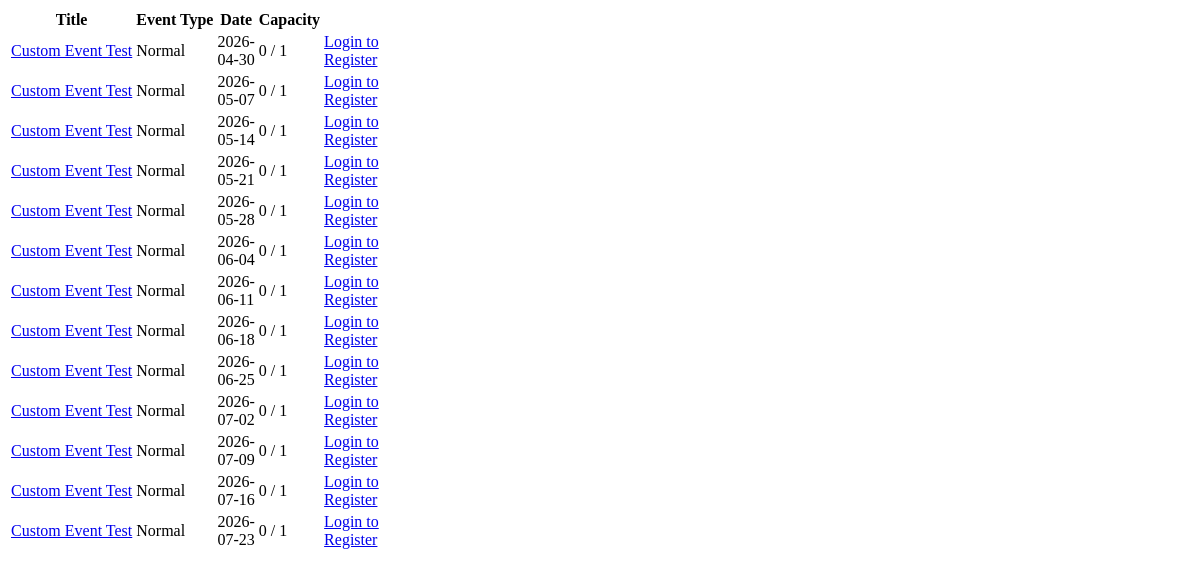
Page /unused/event-list.php on the earlier database version.
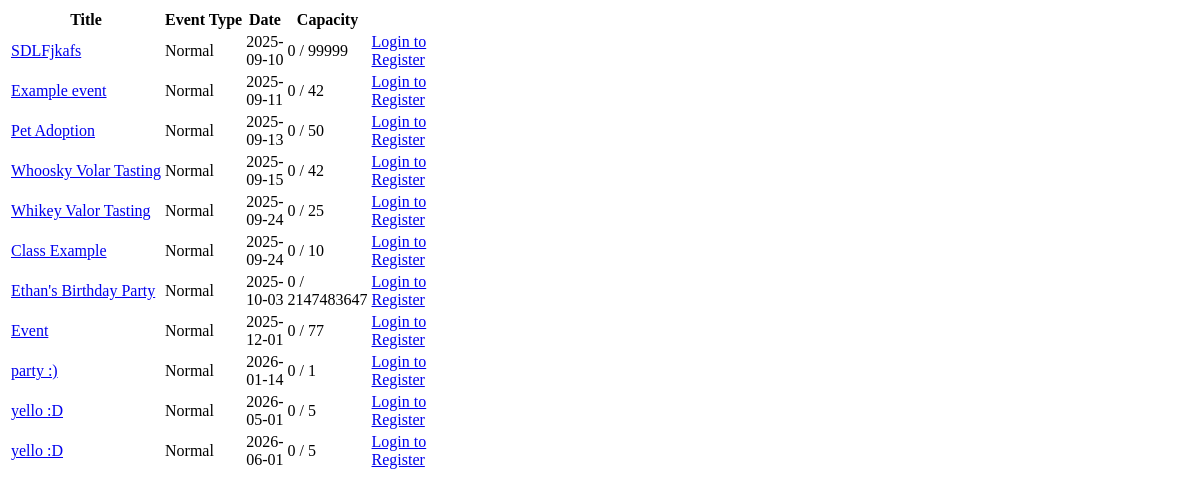
Same page on the later database version.
### tables this page shows
CREATE TABLE `dbevents` (
  `id` int(11) NOT NULL,
  `name` text NOT NULL,
  `type` enum('Retreat','Normal') NOT NULL DEFAULT 'Normal',
  `startDate` char(10) NOT NULL,
  `startTime` char(5) NOT NULL,
  `endTime` char(5) NOT NULL,
  `endDate` char(10) NOT NULL,
  `description` text NOT NULL,
  `capacity` int(11) NOT NULL,
  `location` text DEFAULT NULL,
  `affiliation` int(11) DEFAULT NULL,
  `branch` int(11) DEFAULT NULL,
  `access` enum('Public','Private') NOT NULL DEFAULT 'Public',
  `completed` enum('Y','N') NOT NULL DEFAULT 'N',
  `series_id` int(11) DEFAULT NULL
);

### database/dbEvents.php (called while the page is built, shortened)
<?php
include_once(dirname(__FILE__).'/../domain/Event.php');
function fetch_event_signups($eventID) {
    $connection = connect();
    $query = "SELECT userID, notes FROM dbeventpersons WHERE eventID = '$eventID'";
    $result = mysqli_query($connection, $query);
    $signups = [];
    return $signups;
}
function make_an_event($result_row) {
    $theEvent = new Event(
                    $result_row['id'],
                    $result_row['name'],
                    $result_row['abbr_name'],
                    type: $result_row['type'],
                    startDate: $result_row['startDate'],
                    startTime: $result_row['startTime'],
                    endTime: $result_row['endTime'],
                    endDate: $result_row['endDate'],
                    description: $result_row['description'],
                    capacity: $result_row['capacity'],
                    location: $result_row['location'],
                    access: $result_row['access'],
                    completed: $result_row['completed'],
                    board_event: $result_row['board_event'] ?? 0
                );
    return $theEvent;
}
 function get_all_events_sorted_by_date_not_archived() {
    $con=connect();
    $query = "SELECT * FROM dbevents" .
            " WHERE completed = 'N'" .
            " ORDER BY startDate ASC";
    $result = mysqli_query($con,$query);
    $theEvents = array();
    while ($result_row = mysqli_fetch_assoc($result)) {
        $theEvent = make_an_event($result_row);
        $theEvents[] = $theEvent;
    }
    return $theEvents;
 }

### domain/Event.php (called while the page is built, shortened)
<?php
class Event {
    private $name;
    private $type;
    private $startDate;
    private $endDate;
    private $capacity;
    function __construct($id, $name, $abbr, $type, $startDate, $startTime, $endTime, $endDate, $description, $capacity, $location, $access, $completed, $board_event = 0) {
        $this->name = $name;
        $this->type = $type;
        $this->startDate = $startDate;
        $this->endDate = $endDate;
        $this->capacity = $capacity;
    }
    function getName() {
        return $this->name;
    }
    function getStartDate() {
        return $this->startDate;
    }
    function getEndDate() {
        return $this->endDate;
    }
    function getCapacity() {
        return $this->capacity;
    }
    function getEventType(){
        return $this->type;
    }
}

### unused/event-list.php (the view, shortened to what the changed rows need)
<!DOCTYPE html>
    <body>
        <?php require_once('database/dbEvents.php');?>
        <main class="general">
            <?php
                    $userID = null;
                    $events = get_all_events_sorted_by_date_not_archived();
                    $today = new DateTime();
                    $upcomingEvents = array_filter($events, function($event) use ($today) {
                        $eventDate = new DateTime($event->getEndDate());
                        return $eventDate >= $today;
                    });
                    if (sizeof($upcomingEvents) > 0): ?>
                        <table class="general">
                            <thead>
                                <tr>
                                    <th>Title</th>
                                    <th>Event Type</th>
                                    <th style="width:1px">Date</th>
                                    <th style="width:1px">Capacity</th>
                                    <th style="width:1px"></th>
                                </tr>
                            </thead>
                        <tbody>
                           <?php
                                foreach ($upcomingEvents as $event) {
                                    $eventID = $event->getID();
                                    $title = $event->getName();
                                    $date = $event->getStartDate();
                                    $capacity = $event->getCapacity();
                                    $restricted_signup = $event->getAccess();
                                    $type = $event->getEventType();
                                    $signups = fetch_event_signups($eventID);
                                    $numSignups = count($signups);
                                    $isSignedUp = check_if_signed_up($eventID, $userID);
                                    echo "
                                    <tr data-event-id='$eventID'>
                                        <td><a href='event.php?id=$eventID' class='event-link'>$title</a></td>
                                        <td>$type</td>
                                        <td>$date</td>";
                                    if($numSignups >= $capacity) {
                                        echo "<td class='full-capacity'>Full</td>";
                                    } else {
                                        echo "<td>$numSignups / $capacity</td>";
                                    }
                                    if(isset($_SESSION['user_id']) && $_SESSION['user_id'] != 'guest') {
                                        if ($isSignedUp) {
                                            echo "
                                            <td>
                                            <a class='button cancel' href='viewMyUpcomingEvents.php' >Already Signed Up!</a>
                                            </td>";
                                        } elseif($numSignups >= $capacity) {
                                            echo "
                                                <td><a class='button-signup' style='background-color:#c73d06'>Sign Ups Closed!</a></td>";
                                        } else {
                                        echo "<td><a class='button-signup' href='eventSignUp.php?event_name=" . urlencode($title) . "&restricted=" . urlencode($restricted_signup) . "'>Sign Up</a></td>";
                                        }
                                    echo "</tr>";
                                        } else {
                                        echo "
                                        <td>
                                        <a class='button-signup' href='login.php' style='display:inline-block; width:116%; ' >Login to Register</a></td>
                                        </tr>";
                                        }
                                }
                            ?>
                        </tbody>
                    </table>
                <?php else: ?>
                <p class="no-events standout">There are currently no events available to view.<a class="button add" href="addEvent.php">Create a New Event</a> </p>
            <?php endif ?>
            </main>
        </body>
    </html>

Differences in the rows shown:
removed dbevents: name "Custom Event Test", type "Normal", startDate "2026-04-30", numSignups "0", capacity "1"
removed dbevents: name "Custom Event Test", type "Normal", startDate "2026-05-07", numSignups "0", capacity "1"
removed dbevents: name "Custom Event Test", type "Normal", startDate "2026-05-14", numSignups "0", capacity "1"
removed dbevents: name "Custom Event Test", type "Normal", startDate "2026-05-21", numSignups "0", capacity "1"
removed dbevents: name "Custom Event Test", type "Normal", startDate "2026-05-28", numSignups "0", capacity "1"
removed dbevents: name "Custom Event Test", type "Normal", startDate "2026-06-04", numSignups "0", capacity "1"
removed dbevents: name "Custom Event Test", type "Normal", startDate "2026-06-11", numSignups "0", capacity "1"
removed dbevents: name "Custom Event Test", type "Normal", startDate "2026-06-18", numSignups "0", capacity "1"
removed dbevents: name "Custom Event Test", type "Normal", startDate "2026-06-25", numSignups "0", capacity "1"
removed dbevents: name "Custom Event Test", type "Normal", startDate "2026-07-02", numSignups "0", capacity "1"
removed dbevents: name "Custom Event Test", type "Normal", startDate "2026-07-09", numSignups "0", capacity "1"
removed dbevents: name "Custom Event Test", type "Normal", startDate "2026-07-16", numSignups "0", capacity "1"
removed dbevents: name "Custom Event Test", type "Normal", startDate "2026-07-23", numSignups "0", capacity "1"
added dbevents: name "SDLFjkafs", type "Normal", startDate "2025-09-10", numSignups "0", capacity "99999"
added dbevents: name "Example event", type "Normal", startDate "2025-09-11", numSignups "0", capacity "42"
added dbevents: name "Pet Adoption", type "Normal", startDate "2025-09-13", numSignups "0", capacity "50"
added dbevents: name "Whoosky Volar Tasting", type "Normal", startDate "2025-09-15", numSignups "0", capacity "42"
added dbevents: name "Whikey Valor Tasting", type "Normal", startDate "2025-09-24", numSignups "0", capacity "25"
added dbevents: name "Class Example", type "Normal", startDate "2025-09-24", numSignups "0", capacity "10"
added dbevents: name "Ethan's Birthday Party", type "Normal", startDate "2025-10-03", numSignups "0", capacity "2147483647"
added dbevents: name "Event", type "Normal", startDate "2025-12-01", numSignups "0", capacity "77"
added dbevents: name "party :)", type "Normal", startDate "2026-01-14", numSignups "0", capacity "1"
added dbevents: name "yello :D", type "Normal", startDate "2026-05-01", numSignups "0", capacity "5"
added dbevents: name "yello :D", type "Normal", startDate "2026-06-01", numSignups "0", capacity "5"
